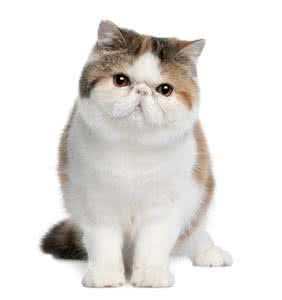
#> input picture data/1.jpg, 282 x 300 px, found by its file name
$ python Graph1.py
#> lines starting #> are read from the running program, lines starting #| are printed output that depends on the picture
from PIL import Image
'''
print(ImageColor.getcolor('red','RGBA'))
print(ImageColor.getcolor('black','RGB'))
'''

im_path = r"data\1.jpg"
im = Image.open(im_path)
#> im is the input picture: PIL image 282x300 RGB; mean R, G, B 228.9, 226.2, 223.4
width, height = im.size
#> width = 282; height = 300
print(im.size, width, height)
#| (282, 300) 282 300
print(im.format, im.format_description)
#| JPEG JPEG (ISO 10918)
im.save(r"data\1_copy.jpg")
im.show()

'''
newIm = Image.new('RGB', (100,100),'red')
newIm.save(r"data\1.png")
newIm.show()
'''

cropedIm = im.crop((100,100,150,250))
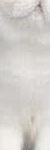
#> cropedIm: PIL image 50x150 RGB; mean R, G, B 211.3, 207.7, 203.7
cropedIm.save(r"data\2.png")
cropedIm.show()
crop_width, crop_height = cropedIm.size
#> crop_width = 50; crop_height = 150
copyIm = im.copy()


im.rotate(90).show()
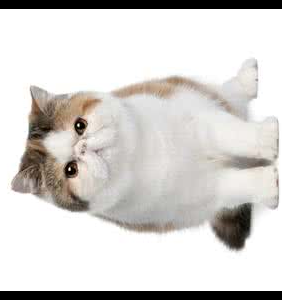
#> shown: PIL image 282x300 RGB; mean R, G, B 213.6, 210.9, 208.1
